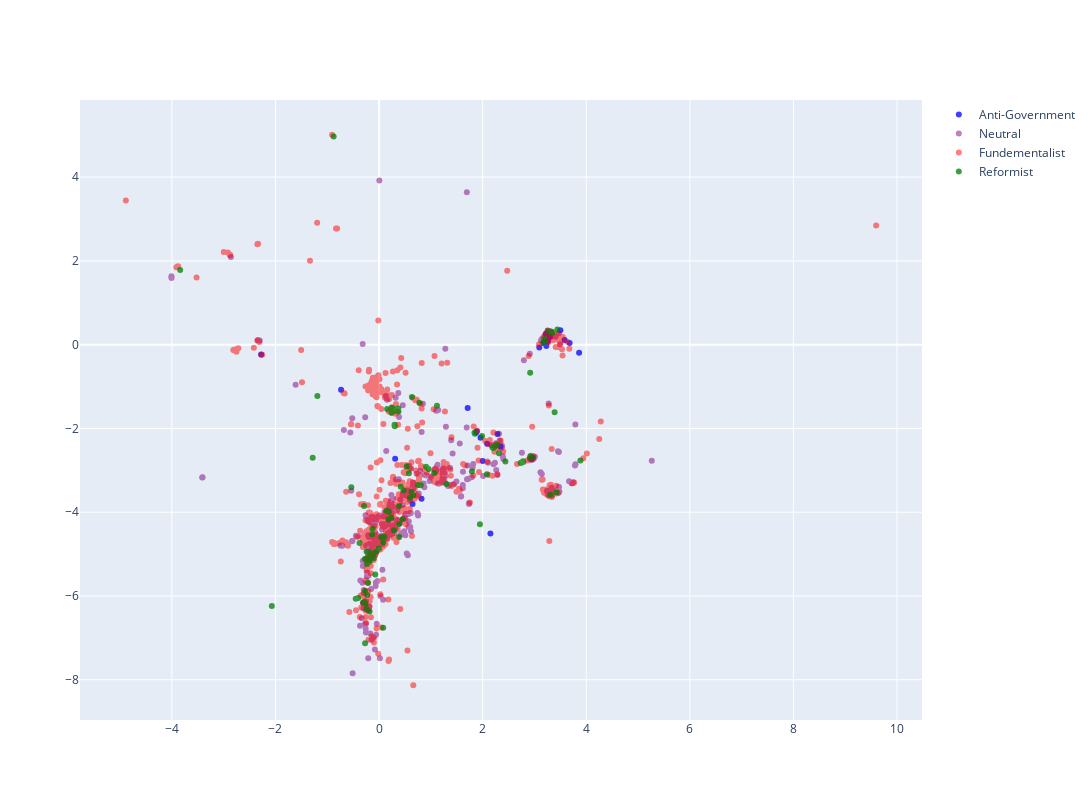

The code cell stored with this chart in its notebook:
### Code cell
opacity = {
    'Fundementalist': 0.5,
    'Neutral': 0.5,
    'Reformist': 0.75,
    'Anti-Government': 0.75
}

fig = go.Figure()
for _label in articles_top_topics['gpt_label'].unique():
    # Filter the data for this label
    df_filtered = articles_top_topics[(articles_top_topics['gpt_label'] == _label) & (articles_top_topics['concepts'].isin(religious_topics + military_topics))]
    
    # Add a scatter plot to the figure for this label
    if len(df_filtered) > 0:
        fig.add_trace(
            go.Scatter(
                x=df_filtered['x'],
                y=df_filtered['y'],
                mode='markers',
                name=_label,  # This will be used in the legend
                marker_color=df_filtered['color'].iloc[0],  # Use the color from the 'color' column
                hovertext=df_filtered['concepts'],
                opacity=opacity[_label]
            )
        )

fig.update_layout(width=1200, height=800)

### Figure 1 — Plotly figure (JSON) as saved in the notebook; plotly's stock layout.template omitted (floating-point values rounded to 4 significant figures; data arrays with more than 128 entries replaced by an {"elided": "..."} marker saying what was removed)
{"data": [{"hovertext": ["Caught Rashid Offender Prisoner Capture Arrest", "Caught Rashid Offender Prisoner Capture Arrest", "Caught Rashid Offender Prisoner Capture Arrest", "Moscow Putin Russia Rursian Russian Soviet", "Moscow Putin Russia Rursian Russian Soviet", "Moscow Putin Russia Rursian Russian Soviet", "Moscow Putin Russia Rursian Russian Soviet", "Martyrs Ceremony Mosque Mohammad Grave Mahdi", "Moscow Putin Russia Rursian Russian Soviet", "Moscow Putin Russia Rursian Russian Soviet", "Moscow Putin Russia Rursian Russian Soviet", "Moscow Putin Russia Rursian Russian Soviet", "Moscow Putin Russia Rursian Russian Soviet", "Caught Rashid Offender Prisoner Capture Arrest", "Moscow Putin Russia Rursian Russian Soviet", "Moscow Putin Russia Rursian Russian Soviet", "Moscow Putin Russia Rursian Russian Soviet", "Caught Prisoner Hostage Capture Arrest Theft", "Moscow Putin Russia Rursian Russian Soviet", "Definitely Prophet Mohammad Islam Mahdi Muslims", "Caught Prisoner Hostage Capture Arrest Theft", "Explicitly Muslim Warning Friends Principle Basically", "Caught Rashid Offender Prisoner Capture Arrest", "Caught Prisoner Hostage Capture Arrest Theft", "Caught Rashid Offender Prisoner Capture Arrest", "Caught Rashid Offender Prisoner Capture Arrest", "Philosophical Intellectuals Thoughts Thinkers Beliefs Philosopher", "Definitely Prophet Mohammad Islam Mahdi Muslims"], "marker": {"color": "blue"}, "mode": "markers", "name": "Anti-Government", "opacity": 0.75, "type": "scatter", "x": [2.0, 2.086, 1.959, 3.23, 3.254, 1.71, 3.232, 0.3101, 3.256, 3.093, 3.298, 3.582, 3.501, 1.886, 3.679, 3.862, 3.18, 2.941, 3.219, 0.6461, 2.966, -2.277, 2.347, 2.15, 1.876, 2.286, -0.7335, 0.8199], "y": [-2.779, -2.364, -2.22, -0.03221, 0.08527, -1.513, 0.05977, -2.727, 0.0786, -0.06979, 0.18, 0.11, 0.344, -2.065, 0.04188, -0.1961, 0.03482, -2.728, 0.2588, -3.806, -2.699, -0.2343, -2.429, -4.511, -2.095, -2.133, -1.078, -3.68]}, {"hovertext": {"elided": "350 str values"}, "marker": {"color": "purple"}, "mode": "markers", "name": "Neutral", "opacity": 0.5, "type": "scatter", "x": {"elided": "350 float values"}, "y": {"elided": "350 float values"}}, {"hovertext": {"elided": "664 str values"}, "marker": {"color": "red"}, "mode": "markers", "name": "Fundementalist", "opacity": 0.5, "type": "scatter", "x": {"elided": "664 float values"}, "y": {"elided": "664 float values"}}, {"hovertext": ["Philosophical Intellectuals Thoughts Thinkers Beliefs Philosopher", "Philosophical Intellectuals Thoughts Thinkers Beliefs Philosopher", "Philosophical Intellectuals Thoughts Thinkers Beliefs Philosopher", "Explicitly Muslim Warning Friends Principle Basically", "Definitely Prophet Mohammad Islam Mahdi Muslims", "Philosophical Intellectuals Thoughts Thinkers Beliefs Philosopher", "Philosophical Intellectuals Thoughts Thinkers Beliefs Philosopher", "Philosophical Intellectuals Thoughts Thinkers Beliefs Philosopher", "Philosophical Intellectuals Thoughts Thinkers Beliefs Philosopher", "Philosophical Intellectuals Thoughts Thinkers Beliefs Philosopher", "Philosophical Intellectuals Thoughts Thinkers Beliefs Philosopher", "Philosophical Intellectuals Thoughts Thinkers Beliefs Philosopher", "Philosophical Intellectuals Thoughts Thinkers Beliefs Philosopher", "Philosophical Intellectuals Thoughts Thinkers Beliefs Philosopher", "Martyrs Ceremony Mosque Mohammad Grave Mahdi", "Moscow Putin Russia Rursian Russian Soviet", "Explicitly Muslim Warning Friends Principle Basically", "Moscow Putin Russia Rursian Russian Soviet", "Caught Prisoner Hostage Capture Arrest Theft", "Moscow Putin Russia Rursian Russian Soviet", "Muslim Mosque Islamic -islam Muslims Islamshahr", "Explicitly Muslim Warning Friends Principle Basically", "Moscow Putin Russia Rursian Russian Soviet", "Explicitly Muslim Warning Friends Principle Basically", "Explicitly Muslim Warning Friends Principle Basically", "Explicitly Muslim Warning Friends Principle Basically", "Caught Rashid Offender Prisoner Capture Arrest", "Caught Prisoner Hostage Capture Arrest Theft", "Explicitly Muslim Warning Friends Principle Basically", "Explicitly Muslim Warning Friends Principle Basically", "Explicitly Muslim Warning Friends Principle Basically", "Explicitly Muslim Warning Friends Principle Basically", "Explicitly Muslim Warning Friends Principle Basically", "Explicitly Muslim Warning Friends Principle Basically", "Explicitly Muslim Warning Friends Principle Basically", "Definitely Prophet Mohammad Islam Mahdi Muslims", "Caught Rashid Offender Prisoner Capture Arrest", "Explicitly Muslim Warning Friends Principle Basically", "Explicitly Muslim Warning Friends Principle Basically", "Caught Rashid Offender Prisoner Capture Arrest", "Martyrs Ceremony Mosque Mohammad Grave Mahdi", "Explicitly Muslim Warning Friends Principle Basically", "Caught Prisoner Hostage Capture Arrest Theft", "Explicitly Muslim Warning Friends Principle Basically", "Explicitly Muslim Warning Friends Principle Basically", "Caught Rashid Offender Prisoner Capture Arrest", "Explicitly Muslim Warning Friends Principle Basically", "Caught Prisoner Hostage Capture Arrest Theft", "Caught Rashid Offender Prisoner Capture Arrest", "Explicitly Muslim Warning Friends Principle Basically", "Moscow Putin Russia Rursian Russian Soviet", "Caught Rashid Offender Prisoner Capture Arrest", "Caught Rashid Offender Prisoner Capture Arrest", "Explicitly Muslim Warning Friends Principle Basically", "Explicitly Muslim Warning Friends Principle Basically", "Explicitly Muslim Warning Friends Principle Basically", "Caught Rashid Offender Prisoner Capture Arrest", "Caught Rashid Offender Prisoner Capture Arrest", "Explicitly Muslim Warning Friends Principle Basically", "Explicitly Muslim Warning Friends Principle Basically", "Explicitly Muslim Warning Friends Principle Basically", "Muslim Mosque Islamic -islam Muslims Islamshahr", "Explicitly Muslim Warning Friends Principle Basically", "Explicitly Muslim Warning Friends Principle Basically", "Explicitly Muslim Warning Friends Principle Basically", "Muslim Mosque Islamic -islam Muslims Islamshahr", "Explicitly Muslim Warning Friends Principle Basically", "Explicitly Muslim Warning Friends Principle Basically", "Moscow Putin Russia Rursian Russian Soviet", "Definitely Prophet Mohammad Islam Mahdi Muslims", "Caught Rashid Offender Prisoner Capture Arrest", "Explicitly Muslim Warning Friends Principle Basically", "Moscow Putin Russia Rursian Russian Soviet", "Explicitly Muslim Warning Friends Principle Basically", "Caught Prisoner Hostage Capture Arrest Theft", "Mojahedin Hussain Martyrs Mohammad Mohammed Mahdi", "Explicitly Muslim Warning Friends Principle Basically", "Caught Prisoner Hostage Capture Arrest Theft", "Explicitly Muslim Warning Friends Principle Basically", "Explicitly Muslim Warning Friends Principle Basically", "Explicitly Muslim Warning Friends Principle Basically", "Explicitly Muslim Warning Friends Principle Basically", "Caught Rashid Offender Prisoner Capture Arrest", "Explicitly Muslim Warning Friends Principle Basically", "Caught Prisoner Hostage Capture Arrest Theft", "Explicitly Muslim Warning Friends Principle Basically", "Caught Rashid Offender Prisoner Capture Arrest", "Definitely Prophet Mohammad Islam Mahdi Muslims", "Caught Rashid Offender Prisoner Capture Arrest", "Philosophical Intellectuals Thoughts Thinkers Beliefs Philosopher", "Explicitly Muslim Warning Friends Principle Basically", "Philosophical Intellectuals Thoughts Thinkers Beliefs Philosopher", "Explicitly Muslim Warning Friends Principle Basically", "Caught Prisoner Hostage Capture Arrest Theft", "Philosophical Intellectuals Thoughts Thinkers Beliefs Philosopher", "Caught Prisoner Hostage Capture Arrest Theft", "Explicitly Muslim Warning Friends Principle Basically", "Definitely Prophet Mohammad Islam Mahdi Muslims", "Philosophical Intellectuals Thoughts Thinkers Beliefs Philosopher", "Definitely Prophet Mohammad Islam Mahdi Muslims", "Moscow Putin Russia Rursian Russian Soviet", "Explicitly Muslim Warning Friends Principle Basically", "Muslim Mosque Islamic -islam Muslims Islamshahr", "Mojahedin Hussain Martyrs Mohammad Mohammed Mahdi", "Philosophical Intellectuals Thoughts Thinkers Beliefs Philosopher", "Philosophical Intellectuals Thoughts Thinkers Beliefs Philosopher", "Philosophical Intellectuals Thoughts Thinkers Beliefs Philosopher"], "marker": {"color": "green"}, "mode": "markers", "name": "Reformist", "opacity": 0.75, "type": "scatter", "x": [0.5765, 0.3027, 1.947, -0.536, 0.418, 0.1559, 0.2754, 0.2499, -1.282, 0.3737, 0.2885, 0.37, 0.7773, 0.6338, 1.302, 3.334, -0.2619, 2.917, 2.083, 3.266, 0.5345, 0.1539, 3.442, 0.388, -0.1976, -0.1349, 1.851, 2.916, 0.2862, -0.005043, 0.08235, -0.2318, -0.1245, -0.1102, 0.1443, 0.474, 2.285, -0.1839, -0.2285, 2.189, -1.192, -0.2756, 2.747, 0.03867, -0.1025, 2.228, 0.662, 2.785, 0.07958, -0.2425, 3.206, 2.21, 1.987, -0.3059, -0.2681, 0.1892, -2.071, 1.842, -0.2909, -0.2016, -0.2152, 3.887, -0.2831, -0.3769, -0.04308, 3.305, -0.1805, -0.2705, 3.343, 0.6245, 2.24, 0.804, 3.197, -0.2419, 2.956, 1.065, -0.07227, 2.78, 0.09943, -0.1922, -0.16, 0.3877, 2.314, 0.1781, 2.439, -0.451, 2.23, 0.7527, 1.792, 0.2379, 0.4584, -3.84, 0.2385, 2.92, -0.8774, 2.734, 0.3908, 0.9072, 0.2991, 0.5953, 3.169, -0.403, 3.424, 3.389, 0.2528, 1.118, 0.9546], "y": [-3.073, -1.951, -4.291, -3.405, -3.394, -1.538, -1.533, -1.509, -2.698, -1.593, -1.591, -1.527, -1.387, -1.251, -3.329, 0.3102, -6.184, -0.6737, -3.092, 0.3196, -2.909, -3.965, 0.36, -3.854, -4.958, -4.533, -2.13, -2.695, -4.43, -4.87, -4.72, -5.239, -4.4, -4.984, -3.968, -3.481, -2.394, -6.372, -5.979, -2.457, -1.226, -5.117, -2.816, -4.6, -5.1, -2.433, -3.593, -2.801, -6.758, -4.938, 0.07053, -2.465, -2.179, -6.154, -5.879, -3.99, -6.239, -2.105, -3.853, -5.108, -5.682, -2.767, -6.15, -4.738, -4.934, -3.583, -5.175, -7.13, 0.2807, -3.514, -2.428, -3.356, 0.1366, -6.313, -2.691, -3.065, -5.487, -2.787, -4.588, -5.09, -5.067, -4.282, -2.592, -4.173, -2.788, -6.067, -2.419, -3.349, -3.028, -1.627, -4.171, 1.782, -4.127, -2.664, 4.968, -2.824, -4.591, -2.917, -1.91, -3.652, 0.06465, -6.05, -3.525, -1.616, -1.6, -1.46, -2.97]}], "layout": {"height": 800, "width": 1200}}
